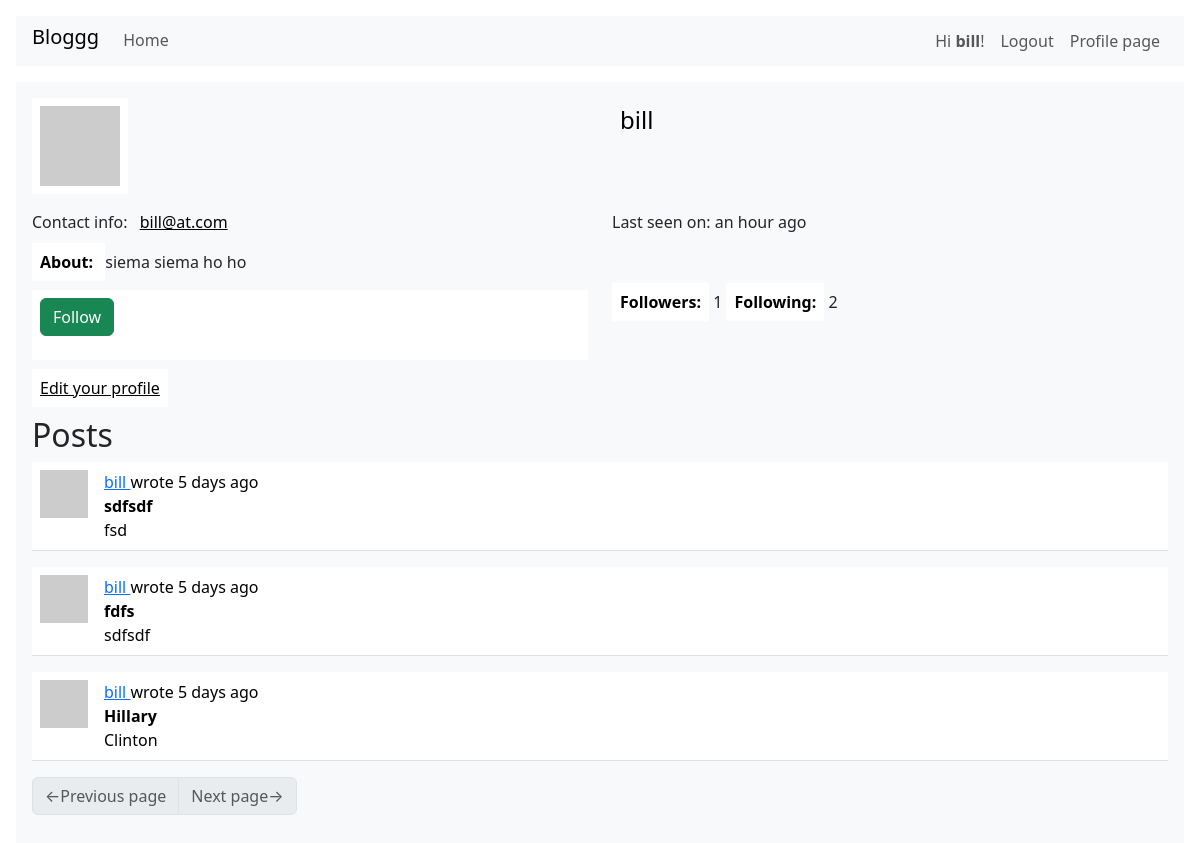
Page /user/bill (signed in) on the earlier database version.
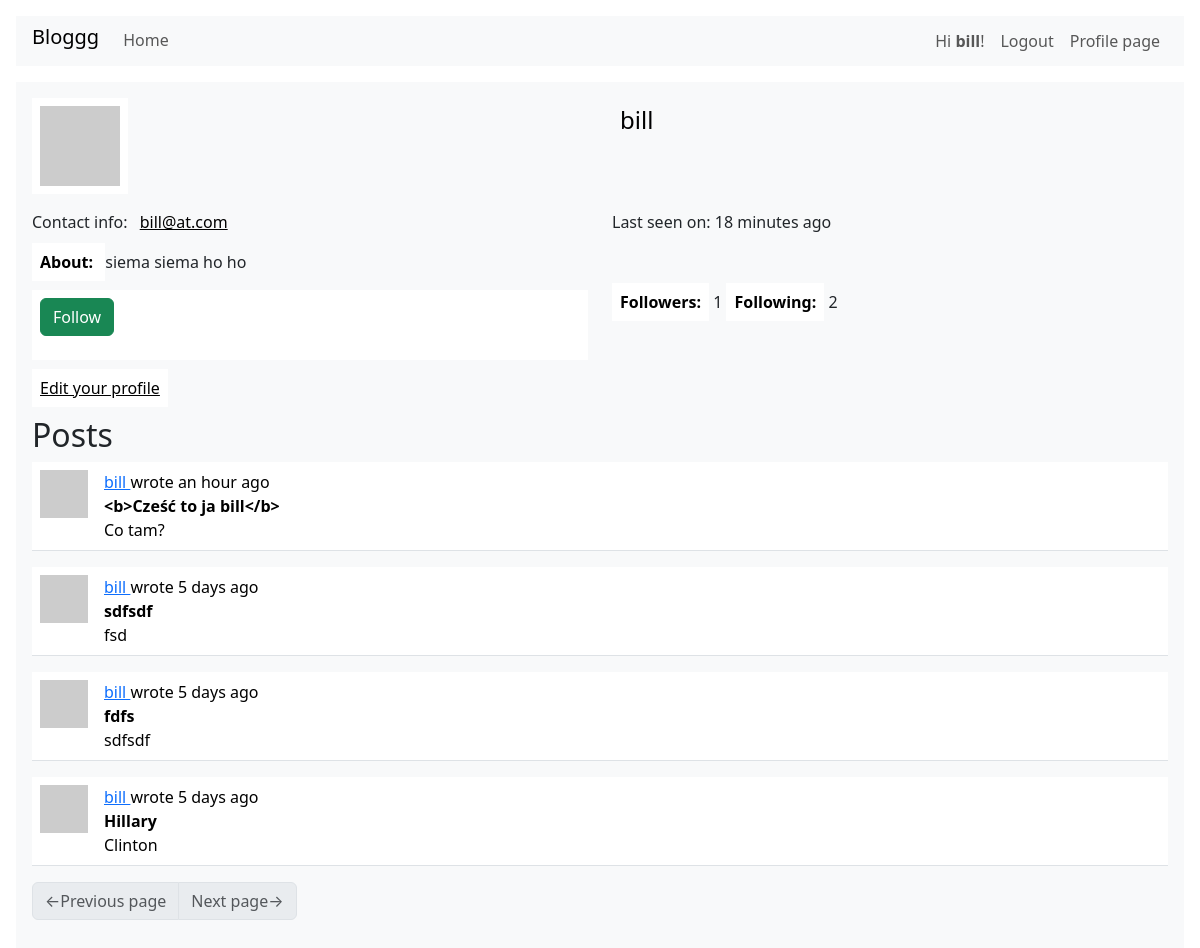
Same page on the later database version.
### webapp/models.py (models this page shows, shortened)
class User(UserMixin, db.Model):
    id:         sqo.Mapped[int] = sqo.mapped_column(primary_key=True)
    username:   sqo.Mapped[str] = sqo.mapped_column(sqa.String(64), index=True, unique=True)
    email:      sqo.Mapped[str] = sqo.mapped_column(sqa.String(128), index=True, unique=True)
    hashed_pass:sqo.Mapped[Optional[str]] = sqo.mapped_column(sqa.String(256))
    about:      sqo.Mapped[Optional[str]] = sqo.mapped_column(sqa.String(4096))
    last_seen:  sqo.Mapped[Optional[datetime]] = sqo.mapped_column(default=lambda: datetime.now(timezone.utc))
    posts:      sqo.WriteOnlyMapped['Post'] = sqo.relationship(back_populates='author')
    followers:  sqo.WriteOnlyMapped['User'] = sqo.relationship(
        secondary=followers_table, primaryjoin=(followers_table.c.followed_id == id),
        secondaryjoin=(followers_table.c.follower_id == id), back_populates='following'
    )
    following:   sqo.WriteOnlyMapped['User'] = sqo.relationship(
        secondary=followers_table, primaryjoin=(followers_table.c.follower_id == id),
        secondaryjoin=(followers_table.c.followed_id == id), back_populates='followers'
    )
    def avatar(self, size):
        hash = md5((self.username+self.email+str(2384129234)).encode('utf-8')).hexdigest()
        return f'https://www.gravatar.com/avatar/{hash}?d=identicon&s={size}'
    def is_following(self, user) -> bool:
        query = self.following.select().where(User.id == user.id)
        return db.session.scalar(query) is not None
    def followers_counter(self):
        query = sqa.select(sqa.func.count()).select_from(self.followers.select().subquery())
        return db.session.scalar(query)
    def following_counter(self):
        query = sqa.select(sqa.func.count()).select_from(self.following.select().subquery())
        return db.session.scalar(query)
    def get_posts_query(self):
        return self.posts.select().order_by(Post.timestamp.desc())

class Post(db.Model):
    id:         sqo.Mapped[int] = sqo.mapped_column(primary_key=True)
    user_id:    sqo.Mapped[int] = sqo.mapped_column(sqa.ForeignKey(User.id), index=True)
    timestamp:  sqo.Mapped[datetime] = sqo.mapped_column(index=True, default=lambda: datetime.now(timezone.utc))
    title:      sqo.Mapped[str] = sqo.mapped_column(sqa.String(64), index=True)
    body:       sqo.Mapped[str] = sqo.mapped_column(sqa.String(4096))
    author:     sqo.Mapped[User] = sqo.relationship(back_populates='posts')

### webapp/routes.py (the view)
@app.route('/user/<username>')
@login_required
def user_page(username):
    user = db.first_or_404(sqa.select(User).where(username == User.username))
    form = EmptyForm()
    page = request.args.get('page', 1, type=int)
    query = user.get_posts_query()
    posts = db.paginate(query, page=page, per_page=app.config['POSTS_PER_PAGE'], error_out=False)
    next_url = url_for('user_page', username=username, page=posts.next_num) if posts.has_next else None
    prev_url = url_for('user_page', username=username, page=posts.prev_num) if posts.has_prev else None
    return render_template('user_page.html', title=f'User {username}',
                           user=user, form=form, posts=posts, next_url=next_url, prev_url=prev_url)

### webapp/forms.py
class EmptyForm(FlaskForm):
    submit = SubmitField(_l('Submit'))

### webapp/__init__.py (called while the page is built)
def get_locale():
    return request.accept_languages.best_match(app.config['LANGUAGES'])

### webapp/models.py (called while the page is built)
@login.user_loader
def load_user(id):
    return db.session.get(User, int(id))

### webapp/routes.py (called while the page is built)
@app.before_request
def before_request():
    g.locale = str(get_locale())
    if current_user.is_authenticated:
        current_user.last_seen = datetime.now(timezone.utc)
        db.session.commit()

### webapp/templates/user_page.html (shortened to what this page needs)
{% extends "base.html" %}
{% block content %}
<div class="table">
    <div class="row mb-3">
        <div class="col">
            <img src="{{ user.avatar(128) }}">
        </div>
        <div class="col">
            <p class="h4 bg-light">{{ user.username }}</p>
        </div>
    </div>
    <div class="row mb-3">
        <div class="col bg-light">
            {{ _('Contact info:') }} <a class="bg-light" href="mailto:{{ user.email }}">{{ user.email }}</a>
        </div>
        <div class="col">
            {% if user.last_seen %}
                {{ _('Last seen on:') }} {{ moment(user.last_seen).fromNow() }}
            {% endif %}
        </div>
    </div>
    <div class="row mb-3">
        <div class="col">
            {% if user.about %}
                <b>{{ _('About:') }} </b>{{ user.about }}
            {% endif %}
        </div>
    </div>
    <div class="row mb-3">
        <div class="col">
            {% if not current_user.is_following(user) %}
            <form action="{{ url_for('follow_user', username=user.username) }}"
                method="post">
                    {{ macro_submit.submit_field(form.submit, value=value) }}
            </form>
            {% endif %}
        </div>
        <div class="col">
            <b>{{ _('Followers:') }}</b> {{ user.followers_counter() }}
            <b>{{ _('Following:') }}</b> {{ user.following_counter() }}
        </div>
    </div>
    <div class="row">
        <div class="col">
            {% if user == current_user %}
                <a href="{{ url_for('edit_profile_page') }}">{{ _('Edit your profile') }}</a>
            {% endif %}
        </div>
    </div>
</div>
<h2>{{ _('Posts') }}</h2>
{% for post in posts %}
    {% include "sub_post.html" %}
{% endfor %}
{% include "sub_pagination.html" %}
{% endblock %}

### webapp/templates/base.html (shortened to what this page needs)
<!DOCTYPE html>
{% import "macro_form_field.html" as macro_form %}
{% import "macro_submit_field.html" as macro_submit %}
<html>
<head>
    <link href="/bootstrap" rel="stylesheet">
</head>
<body>
    <nav class="navbar navbar-expand bg-light m-3 px-3 py-1">
        <div class="d-flex flex-grow-1">
            <span class="navbar-brand h1">Bloggg</span>
            <ul class="navbar-nav">
                <li class="nav-item">
                    <a class="nav-link" href="{{ url_for('index_page') }}">{{ _('Home') }}</a>
                </li>
            </ul>
        </div>
        <div style="d-flex">
            <ul class="navbar-nav">
            {% if current_user.is_anonymous %}
                <li class="nav-item">
                    <a class="nav-link" href="{{ url_for('login_page') }}">{{ _('Login') }}</a>
                </li>
                <li class="nav-item">
                    <a class="nav-link" href="{{ url_for('registration_page') }}">{{ _('Register') }}</a>
                </li>
            {% else %}
                <li class="nav-item">
                    <a class="nav-link" href="{{ url_for('user_page', username=current_user.username) }}">
                        {{ _('Hi <b>%(user)s</b>!', user=current_user.username) }}
                    </a>
                </li>
                <li class="nav-item">
                    <a class="nav-link" href="{{ url_for('logout_page') }}">{{ _('Logout') }}</a>
                </li>
                <li class="nav-item">
                    <a class="nav-link" href="{{ url_for('user_page',
                        username=current_user.username) }}">{{ _('Profile page') }}</a>
                </li>
            {% endif %}
            </ul>
        </div>
    </nav>
    <div class="container-fluid m-0 px-3">
        <div class="container-fluid m-0 p-3 bg-light">
            {% block content %} {% endblock %}
        </div>
    </div>
</body>
</html>

### webapp/templates/macro_submit_field.html
{% macro submit_field(field, value=None) %}
<div class="mb-3">
    {% if value != None %}
        {{ field(class='btn btn-success', value=value) }}
    {% else %}
        {{ field(class='btn btn-success') }}
    {% endif %}
</div>
{% endmacro %}

### webapp/templates/sub_post.html (shortened to what this page needs)
<table class="table table-hover">
    <tr>
        <td width="64px">
            <a href="{{ url_for('user_page', username=post.author.username) }}">
                <img src="{{ post.author.avatar(64) }}" class="img-fluid">
            </a>
        </td>
        <td>
            {{ _('%(username)s wrote %(when)s',
                username=user_link, when=moment(post.timestamp).fromNow()) }}
            <br>
            <b>{{ post.title }}</b>
            <br>
            {{ post.body }}
        </td>
    </tr>
</table>

### webapp/templates/sub_pagination.html
<nav aria-label="Post navigation">
    <ul class="pagination">
        <li class="page-item{% if not prev_url %} disabled {% endif %}">
            <a class="page-link" href="{{ prev_url }}">
                <span aria-hidden="true">&larr;</span>{{ _('Previous page') }}
            </a>
        </li>
        <li class="page-item{% if not next_url %} disabled {% endif %}">
            <a class="page-link" href="{{ next_url }}">
                {{ _('Next page') }}<span aria-hidden="true">&rarr;</span>
            </a>
        </li>
    </ul>
</nav>

Differences in the rows shown:
changed User "bill": last_seen "an hour ago" → "18 minutes ago"
added Post: title "<b>Cześć to ja bill</b>", body "Co tam?"
